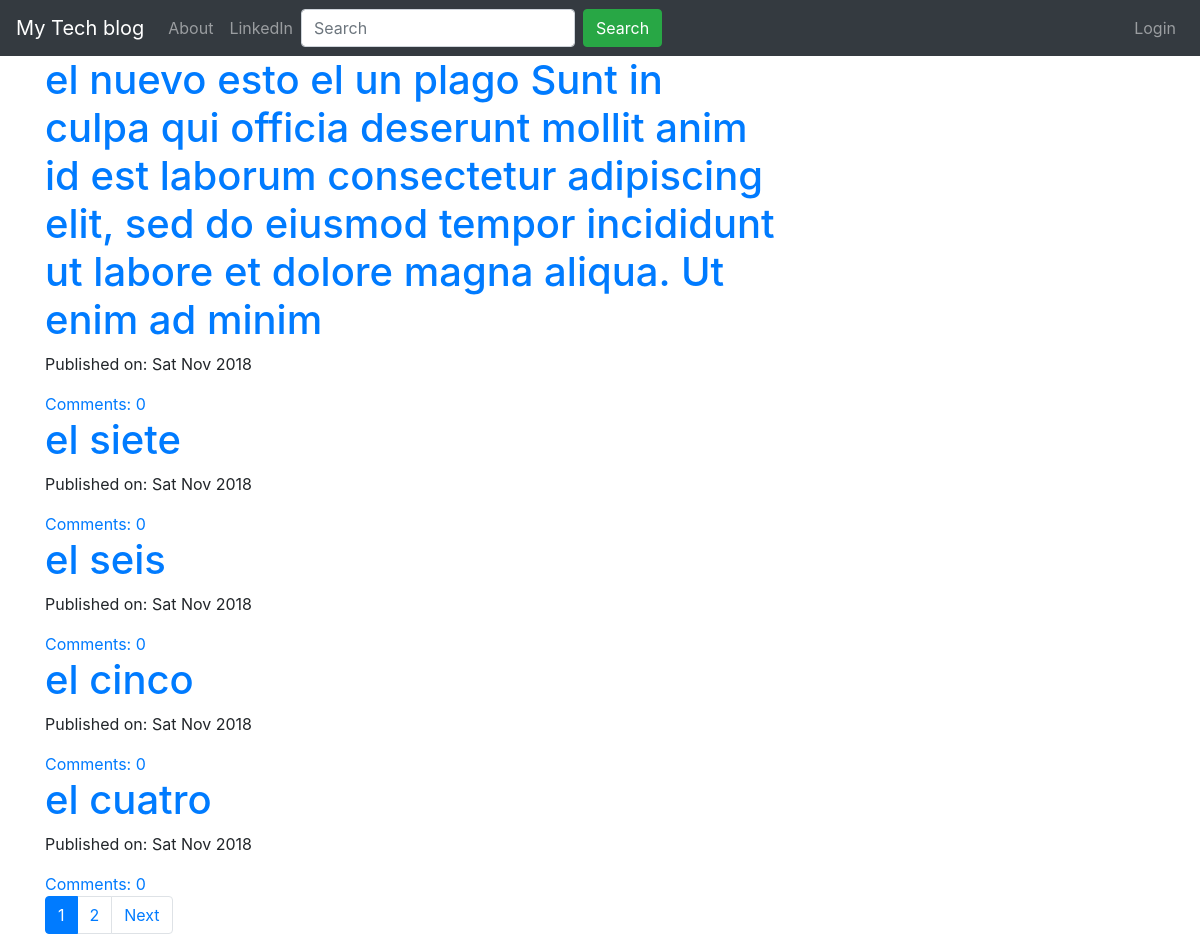
The page / on the database its author committed.
### blog/models.py (models this page shows, shortened)
class Post(models.Model):
    author = models.ForeignKey('auth.User',on_delete=models.DO_NOTHING)
    title = models.CharField(max_length=200)
    text = models.TextField()
    created_date = models.DateTimeField(default=timezone.now)
    published_date = models.DateTimeField(blank=True, null=True)
    def approve_comments(self):
        return self.comments.filter(approved_comment=True)

### blog/views.py (the view)
# urls.py: path('',views.PostListView.as_view(),name='post_list'),
class PostListView(ListView):
    model = Post
    paginate_by = 5
    def get_queryset(self):
        return Post.objects.filter(published_date__lte=timezone.now()).order_by('-published_date')

### blog/templates/blog/post_list.html (shortened to what this page needs)
{% extends 'blog/base.html' %}
{% block content %}
<div class="centerstage">
    {% for post in post_list %}
        <div class="post">
            <h1><a href="{% url 'post_detail' pk=post.pk %}">{{ post.title }}</a></h1>
            <div class="date">
                <p>Published on: {{ post.published_date|date:"D M Y"}}</p>
            </div>
            <a href="{% url 'post_detail' pk=post.pk %}">Comments: {{ post.approve_comments.count }}</a>
        </div>
    {% endfor %}
</div>
{% if is_paginated %}
    <ul class="pagination">
  {% for i in page_obj.paginator.page_range %}
    {% if page_obj.number == i %}
      <li class="page-item active"><a class="page-link" href="?page={{ i }}">{{ i }}</a></li>
    {% else %}
      <li class="page-item"><a class="page-link" href="?page={{ i }}">{{ i }}</a></li>
    {% endif %}
  {% endfor %}
  {% if page_obj.has_next %}
    <li class="page-item"><a class="page-link" href="?page={{ page_obj.next_page_number }}">Next</a></li>
  {% endif %}
</ul>
{% endif %}
{% endblock %}

### blog/static/css/blog.css (style rules this page uses)
.centerstage { margin-left: auto; margin-right: auto; }

### rows shown on the page
Post: title "el nuevo esto el un plago Sunt in culpa qui officia deserunt mollit anim id est laborum consectetur adipiscing elit, sed do eiusmod tempor incididunt ut labore et dolore magna aliqua. Ut enim ad minim", published_date "Sat Nov 2018", approve_comments.count "0"
Post: title "el siete", published_date "Sat Nov 2018", approve_comments.count "0"
Post: title "el seis", published_date "Sat Nov 2018", approve_comments.count "0"
Post: title "el cinco", published_date "Sat Nov 2018", approve_comments.count "0"
Post: title "el cuatro", published_date "Sat Nov 2018", approve_comments.count "0"

### other values the page prints
{{ i }} "1"
{{ i }} "2"
